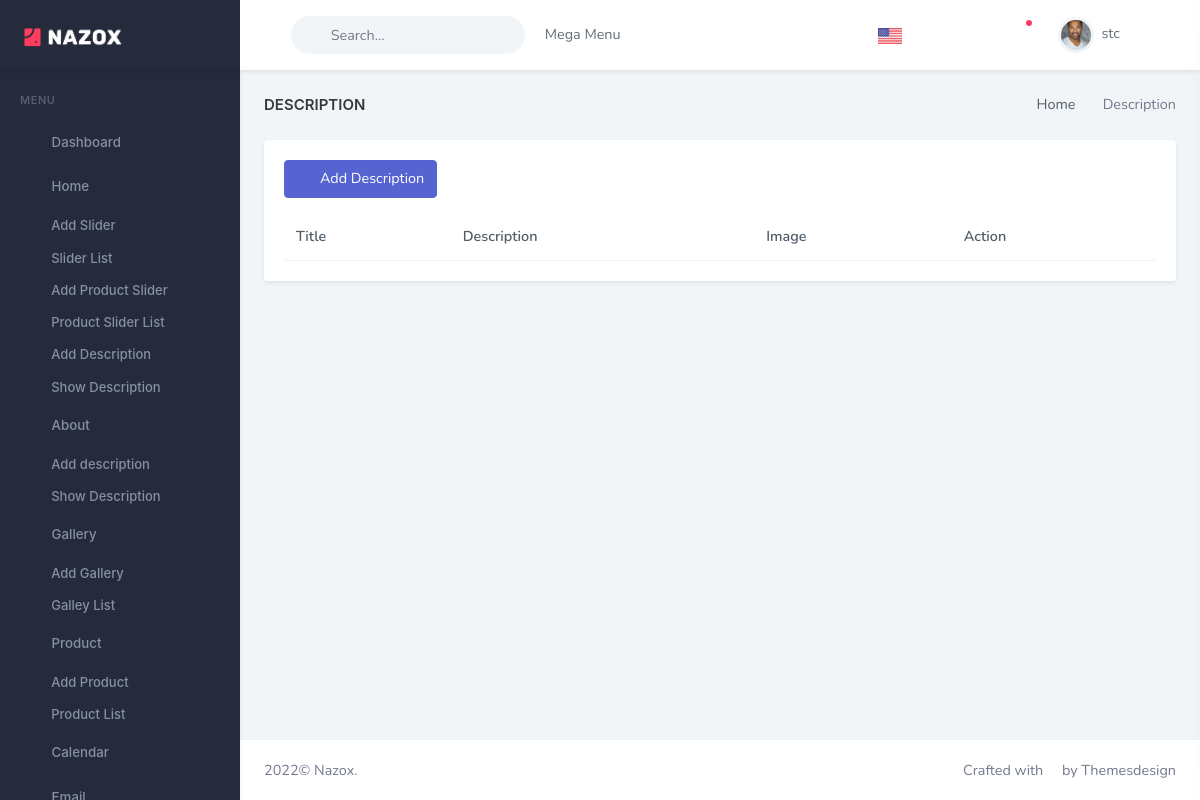
Page /dashboard/about-description (signed in) on the earlier database version.
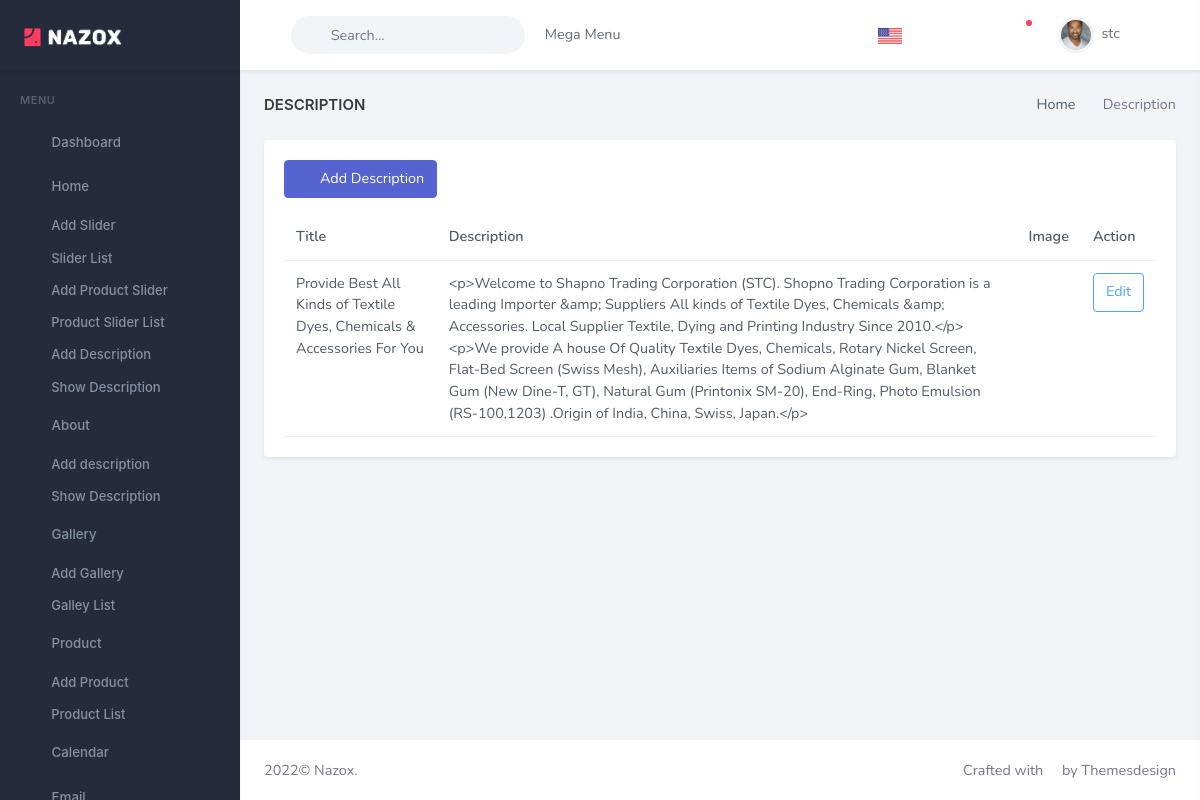
Same page on the later database version.
### home/models.py (models this page shows, shortened)
class About(models.Model):
    title = models.CharField(max_length=100)
    description = RichTextField(blank=True, null=True)
    image = models.ImageField(upload_to='about')

### home/views.py (the view)
# urls.py: path('dashboard/about-description', views.AboutDescriptionView.as_view(), name='about-description'),  # about description
class AboutDescriptionView(LoginRequiredMixin, View):
    def get(self, request):
        context = {
            'description': About.objects.all(),
            'title': "Description",
            'pageview': "Home"
        }
        return render(request, 'home/about-description.html', context)

### templates/home/about-description.html
{% extends 'partials/base.html' %}
{% load static %}
{% block content %}
                        <div class="row">
                            <div class="col-lg-12">
                                <div class="card">
                                    <div class="card-body">
                                        <div class="">
                                            <a href="{% url 'about-description-create' %}" class="btn btn-primary mb-3"><i class="mdi mdi-plus me-2"></i> Add Description</a>
                                        </div>
                                        <div class="table-responsive">
                                            <table class="table mb-0">
                                                <thead>
                                                    <tr>
                                                        <th>Title</th>
                                                        <th>Description</th>
                                                        <th>Image</th>
                                                        <th>Action</th>
                                                    </tr>
                                                </thead>
                                                {% for item in description %}
                                                <tbody>
                                                    <tr>
                                                        <td>{{item.title}}</td>
                                                        <td>{{item.description}}</td>
                                                        <td><img src="{{ item.image.url }}" alt=""  height="100" /></td>
                                                        <td>
                                                            <a href="{% url 'about-description-edit' item.id %}">
                                                                <button class="btn btn-outline-info">Edit</button>
                                                            </a>
                                                        </td>
                                                    </tr>
                                                </tbody>
                                                {% endfor %}
                                            </table>
                                        </div>
                                    </div>
                                </div>
                            </div>
                        </div>
{% endblock content %}

Differences in the rows shown:
added About: title "Provide Best All Kinds of Textile Dyes, Chemicals & Accessories For You", description "<p>Welcome to Shapno Trading Corporation (STC). Shopno Trading Corporation is a leading Importer &amp; Suppliers All kinds of Textile Dyes, Chemicals &amp; Accessories. Local Supplier Textile, Dying and Printing Industry Since 2010.</p> <p>We provide A house Of Quality Textile Dyes, Chemicals, Rotary Nickel Screen, Flat-Bed Screen (Swiss Mesh), Auxiliaries Items of Sodium Alginate Gum, Blanket Gum (New Dine-T, GT), Natural Gum (Printonix SM-20), End-Ring, Photo Emulsion (RS-100,1203) .Origin of India, China, Swiss, Japan.</p>"
